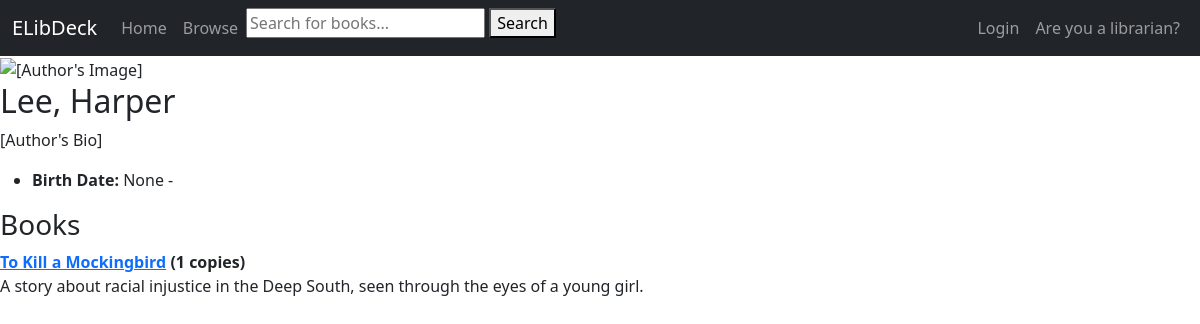
Page /author/1 on the committed database.
### books_catalog/models.py (models this page shows, shortened)
class Author(models.Model):
    first_name = models.CharField(max_length=100)
    last_name = models.CharField(max_length=100)
    date_of_birth = models.DateField(null=True, blank=True)
    date_of_death = models.DateField('Died', null=True, blank=True)
    class Meta:
        ordering = ['last_name', 'first_name']
    def __str__(self):
        return f'{self.last_name}, {self.first_name}'

class Book(models.Model):
    title = models.CharField(max_length=255, blank=True, null=True, help_text='Title of book')
    author = models.ForeignKey('Author', on_delete=models.RESTRICT, null=True)
    summary = models.TextField(max_length=1000, help_text="Enter a brief description of the book.", blank=True, null=True)
    isbn = models.CharField('ISBN', max_length=13, unique=True, help_text='13 character ISBN', blank=True, null=True)
    genre = models.ManyToManyField(Genre, help_text='Select a genre for this book.')
    publication_date = models.IntegerField(blank=True, null=True, help_text='Date of publication')
    class Meta:
        ordering = ['title', '-publication_date']
    def __str__(self):
        return self.title

### books_catalog/views.py (the view)
# urls.py: path('author/<int:pk>', views.AuthorDetailView.as_view(), name='author-detail'),
class AuthorDetailView(generic.DetailView):
    model = Author
    template_name = 'books_catalog/author_detail.html'
    context_object_name = 'author'

### books_catalog/templates/books_catalog/author_detail.html
{% extends "generic.html" %}
{% block content %}
<section id="author-profile">
    <div class="author-image">
        <img src="" alt="[Author's Image]">
    </div>
    <div class="author-info">
        <h2>{{ author }}</h2>
        <p>[Author's Bio]</p>
        <ul>
            <li><strong>Birth Date:</strong>
                {{author.date_of_birth}} - {% if author.date_of_death %}{{author.date_of_death}}{% endif %}
            </li>
        </ul>
    </div>
</section>
<section id="author-books">
    <h3>Books</h3>
    <dl>
        {% for book in author.book_set.all %}
        <dt><a href="{% url 'books_catalog:book-detail' book.pk %}">{{book}}</a> ({{book.bookinstance_set.all.count}} copies)</dt>
        <dd>{{book.summary}}</dd>
        {% empty %}
        <p>This author has no books.</p>
        {% endfor %}
    </dl>
</section>
{% endblock %}

### rows in the picture
Author: last_name+first_name "Lee, Harper", date_of_birth "None"
Book: title "To Kill a Mockingbird", bookinstance_set.all.count "1", summary "A story about racial injustice in the Deep South, seen through the eyes of a young girl."
